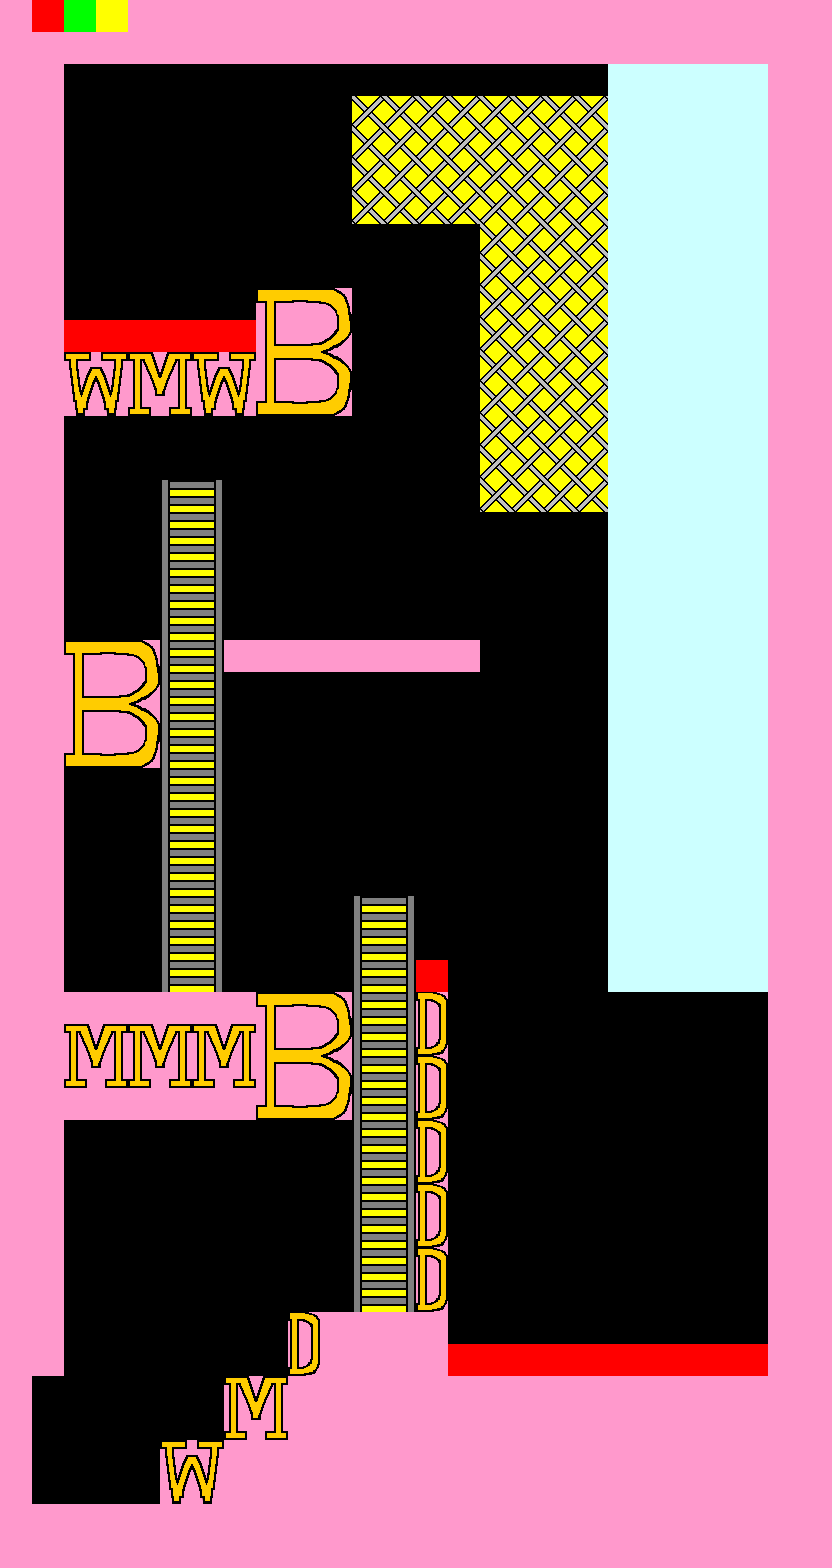

A 2D game scene composited from a Tiled map and its tileset images. What follows is a short description and the map's XML, with each tile layer's data collapsed to a summary:
An orthogonal 26x49 tile map with 32x32 px tiles, 3 tile layers (Collision_Layer, Front_Layer, Sprite_Layer), 2 hidden layers not drawn, 2 tilesets and 2 objects (InZone, enemy).

<map version="1.0" orientation="orthogonal" renderorder="right-down" width="26" height="49" tilewidth="32" tileheight="32" nextobjectid="11">
 <tileset firstgid="1" name="collision_set" tilewidth="32" tileheight="32" tilecount="50" columns="5">
  <image source="img/collision_set.png" width="160" height="320" />
 </tileset>
 <tileset firstgid="51" name="set_comm" tilewidth="32" tileheight="32" tilecount="100" columns="10">
  <image source="img/set_comm.png" width="320" height="320" />
  <terraintypes>
   <terrain name="Wood" tile="-1" />
  </terraintypes>
  <tile id="12" terrain=",,,0" />
  <tile id="13" terrain=",,0,0" />
  <tile id="14" terrain=",,0," />
  <tile id="22" terrain=",0,,0" />
  <tile id="23" terrain="0,0,0,0" />
  <tile id="24" terrain="0,,0," />
  <tile id="30" terrain="0,0,0," />
  <tile id="31" terrain="0,0,,0" />
  <tile id="32" terrain=",0,," />
  <tile id="33" terrain="0,0,," />
  <tile id="34" terrain="0,,," />
  <tile id="40" terrain="0,,0,0" />
  <tile id="41" terrain=",0,0,0" />
 </tileset>
 <layer name="Collision_Layer" width="26" height="49">
  <data>[1274 cells, 740 non-empty, 5 distinct tile ids]</data>
 </layer>
 <layer name="Background" width="26" height="49" visible="0">
  <data>[1274 cells, 1274 non-empty, 1 distinct tile ids]</data>
 </layer>
 <layer name="Terrain" width="26" height="49" visible="0">
  <data>[1274 cells, 385 non-empty, 18 distinct tile ids]</data>
 </layer>
 <layer name="Front_Layer" width="26" height="49">
  <data>[1274 cells, 206 non-empty, 25 distinct tile ids]</data>
 </layer>
 <layer name="Sprite_Layer" width="26" height="49">
  <data>[1274 cells, 0 non-empty, 0 distinct tile ids]</data>
 </layer>
 <objectgroup name="outZoneLayer" />
 <objectgroup name="inZoneLayer">
  <object id="3" name="InZone" x="53.2119" y="1439" width="9" height="30">
   <properties>
    <property name="StartPoint" value="StartPointCommBoss" />
   </properties>
  </object>
 </objectgroup>
 <objectgroup name="enemyLayer">
  <object id="4" name="enemyCommBoss" type="enemy" x="603.091" y="476.333" width="95" height="127" />
 </objectgroup>
 <objectgroup name="itemLayer" />
</map>